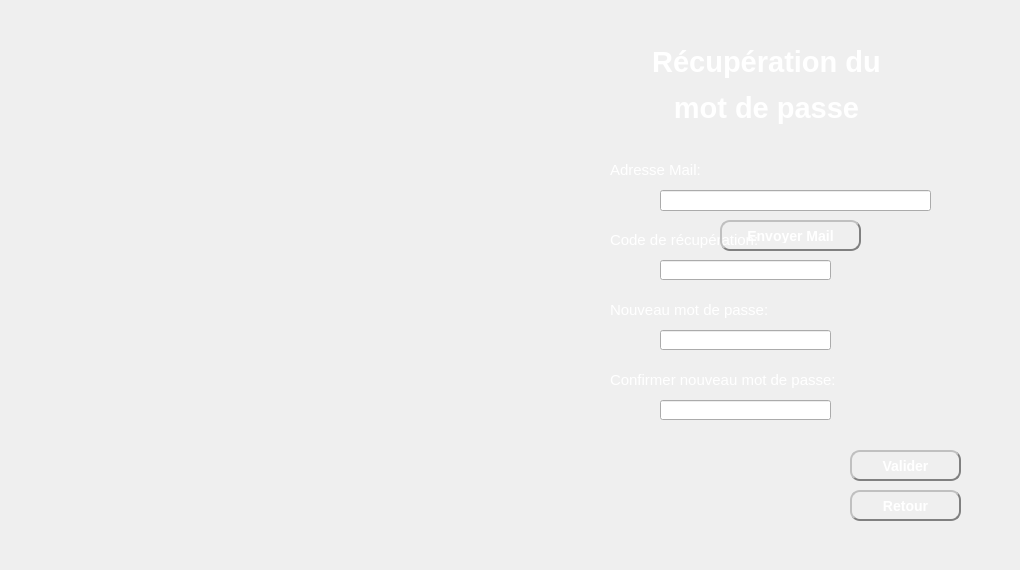
    <widget class="QWidget" name="page_2">
     <widget class="QLabel" name="label_10">
      <property name="geometry">
       <rect>
        <x>610</x>
        <y>30</y>
        <width>321</width>
        <height>111</height>
       </rect>
      </property>
      <property name="text">
       <string>&lt;html&gt;&lt;head/&gt;&lt;body&gt;&lt;p align=&quot;center&quot;&gt;&lt;span style=&quot; font-size:22pt; font-weight:600; color:#ffffff;&quot;&gt;Récupération du &lt;/span&gt;&lt;/p&gt;&lt;p align=&quot;center&quot;&gt;&lt;span style=&quot; font-size:22pt; font-weight:600; color:#ffffff;&quot;&gt;mot de passe &lt;/span&gt;&lt;/p&gt;&lt;/body&gt;&lt;/html&gt;</string>
      </property>
     </widget>
     <widget class="QLineEdit" name="confirmation">
      <property name="geometry">
       <rect>
        <x>660</x>
        <y>400</y>
        <width>171</width>
        <height>20</height>
       </rect>
      </property>
      <property name="echoMode">
       <enum>QLineEdit::PasswordEchoOnEdit</enum>
      </property>
     </widget>
     <widget class="QLabel" name="label_11">
      <property name="geometry">
       <rect>
        <x>610</x>
        <y>160</y>
        <width>111</width>
        <height>21</height>
       </rect>
      </property>
      <property name="text">
       <string>&lt;html&gt;&lt;head/&gt;&lt;body&gt;&lt;p&gt;&lt;span style=&quot; font-size:11pt; color:#ffffff;&quot;&gt;Adresse Mail:&lt;/span&gt;&lt;/p&gt;&lt;/body&gt;&lt;/html&gt;</string>
      </property>
     </widget>
     <widget class="QLabel" name="label_13">
      <property name="geometry">
       <rect>
        <x>610</x>
        <y>300</y>
        <width>171</width>
        <height>21</height>
       </rect>
      </property>
      <property name="text">
       <string>&lt;html&gt;&lt;head/&gt;&lt;body&gt;&lt;p&gt;&lt;span style=&quot; font-size:11pt; color:#ffffff;&quot;&gt;Nouveau mot de passe:&lt;/span&gt;&lt;/p&gt;&lt;/body&gt;&lt;/html&gt;</string>
      </property>
     </widget>
     <widget class="QLabel" name="label_14">
      <property name="geometry">
       <rect>
        <x>610</x>
        <y>370</y>
        <width>241</width>
        <height>21</height>
       </rect>
      </property>
      <property name="text">
       <string>&lt;html&gt;&lt;head/&gt;&lt;body&gt;&lt;p&gt;&lt;span style=&quot; font-size:11pt; color:#ffffff;&quot;&gt;Confirmer nouveau mot de passe:&lt;/span&gt;&lt;/p&gt;&lt;/body&gt;&lt;/html&gt;</string>
      </property>
     </widget>
     <widget class="QLabel" name="back_mdp_2">
      <property name="geometry">
       <rect>
        <x>0</x>
        <y>0</y>
        <width>1011</width>
        <height>561</height>
       </rect>
      </property>
      <property name="text">
       <string/>
      </property>
      <property name="pixmap">
       <pixmap resource="images.qrc">:/images/back 1.jpg</pixmap>
      </property>
      <property name="scaledContents">
       <bool>true</bool>
      </property>
     </widget>
     <widget class="QPushButton" name="valider_mdp">
      <property name="geometry">
       <rect>
        <x>850</x>
        <y>450</y>
        <width>111</width>
        <height>31</height>
       </rect>
      </property>
      <property name="font">
       <font>
        <pointsize>-1</pointsize>
        <weight>75</weight>
        <italic>false</italic>
        <bold>true</bold>
       </font>
      </property>
      <property name="styleSheet">
       <string notr="true">#valider_mdp
{
        border-color:grey;
border-style: outset;
  border-width: 2px;
  border-radius: 10px;
  font: bold 14px ;
color:white;

  padding: 6px;

}
#valider_mdp:hover
{
        border-color:red;
}</string>
      </property>
      <property name="text">
       <string>Valider</string>
      </property>
     </widget>
     <widget class="QLabel" name="label_12">
      <property name="geometry">
       <rect>
        <x>610</x>
        <y>230</y>
        <width>161</width>
        <height>21</height>
       </rect>
      </property>
      <property name="text">
       <string>&lt;html&gt;&lt;head/&gt;&lt;body&gt;&lt;p&gt;&lt;span style=&quot; font-size:11pt; color:#ffffff;&quot;&gt;Code de récupération:&lt;/span&gt;&lt;/p&gt;&lt;/body&gt;&lt;/html&gt;</string>
      </property>
     </widget>
     <widget class="QLineEdit" name="nouveau_mdp">
      <property name="geometry">
       <rect>
        <x>660</x>
        <y>330</y>
        <width>171</width>
        <height>20</height>
       </rect>
      </property>
      <property name="echoMode">
       <enum>QLineEdit::PasswordEchoOnEdit</enum>
      </property>
     </widget>
     <widget class="QLineEdit" name="email">
      <property name="geometry">
       <rect>
        <x>660</x>
        <y>190</y>
        <width>271</width>
        <height>21</height>
       </rect>
      </property>
     </widget>
     <widget class="QLineEdit" name="code_recuperation_2">
      <property name="geometry">
       <rect>
        <x>660</x>
        <y>260</y>
        <width>171</width>
        <height>20</height>
       </rect>
      </property>
      <property name="maxLength">
       <number>99999</number>
      </property>
     </widget>
     <widget class="QPushButton" name="mail">
      <property name="geometry">
       <rect>
        <x>720</x>
        <y>220</y>
        <width>141</width>
        <height>31</height>
       </rect>
      </property>
      <property name="styleSheet">
       <string notr="true">#mail
{
        border-color:grey;
border-style: outset;
  border-width: 2px;
  border-radius: 10px;
  font: bold 14px ;
color:white;

  padding: 6px;

}
#mail:hover
{
        border-color:red;
}</string>
      </property>
      <property name="text">
       <string>Envoyer Mail</string>
      </property>
     </widget>
     <widget class="QPushButton" name="retour">
      <property name="geometry">
       <rect>
        <x>850</x>
        <y>490</y>
        <width>111</width>
        <height>31</height>
       </rect>
      </property>
      <property name="styleSheet">
       <string notr="true">#retour
{
        border-color:grey;
border-style: outset;
  border-width: 2px;
  border-radius: 10px;
  font: bold 14px ;
color:white;

  padding: 6px;

}
#retour:hover
{
        border-color:red;
}</string>
      </property>
      <property name="text">
       <string>Retour</string>
      </property>
     </widget>
     <zorder>back_mdp_2</zorder>
     <zorder>label_10</zorder>
     <zorder>confirmation</zorder>
     <zorder>label_11</zorder>
     <zorder>label_13</zorder>
     <zorder>label_14</zorder>
     <zorder>valider_mdp</zorder>
     <zorder>label_12</zorder>
     <zorder>nouveau_mdp</zorder>
     <zorder>email</zorder>
     <zorder>code_recuperation_2</zorder>
     <zorder>mail</zorder>
     <zorder>retour</zorder>
    </widget>
